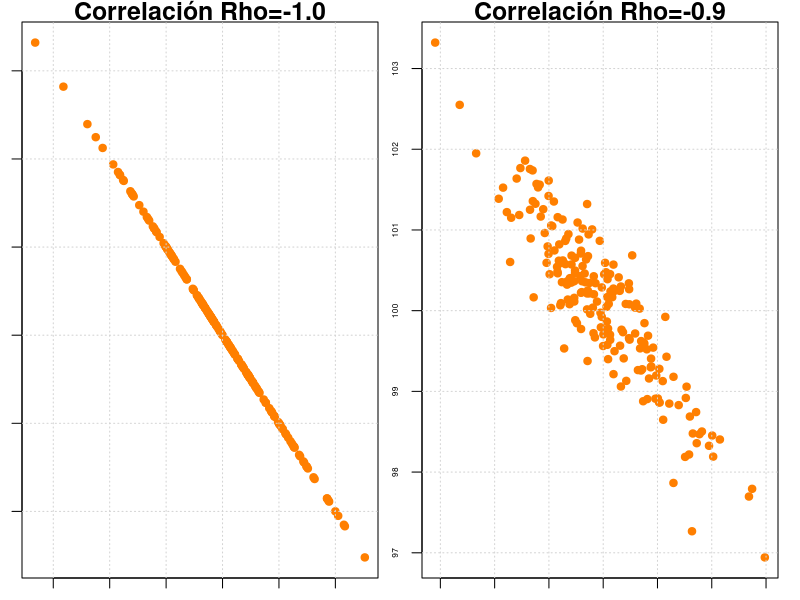
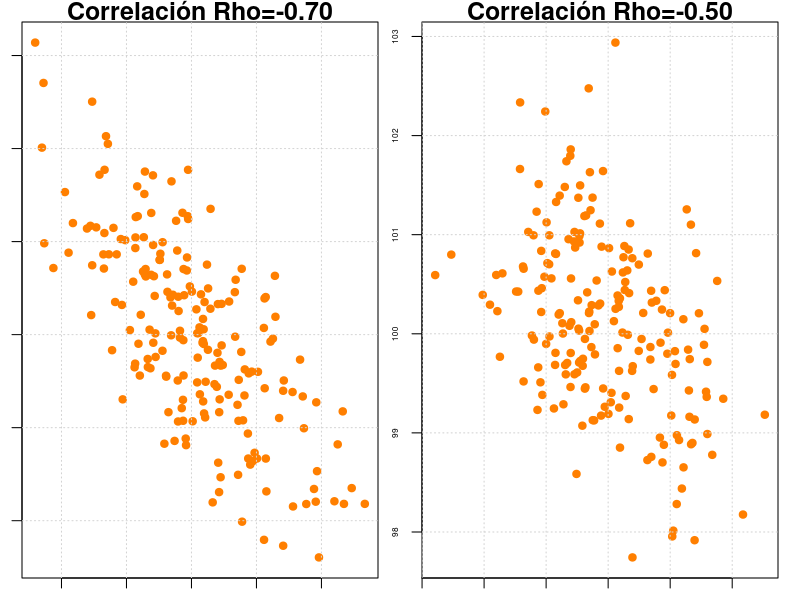
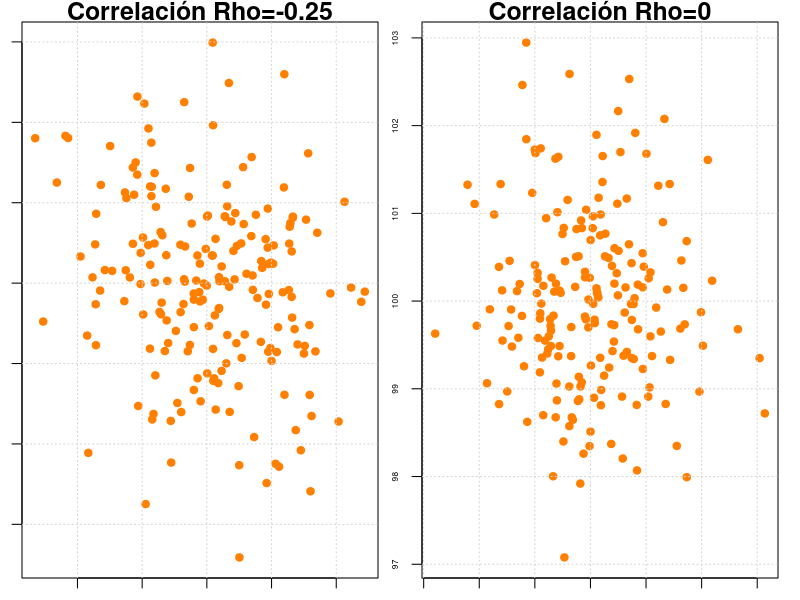
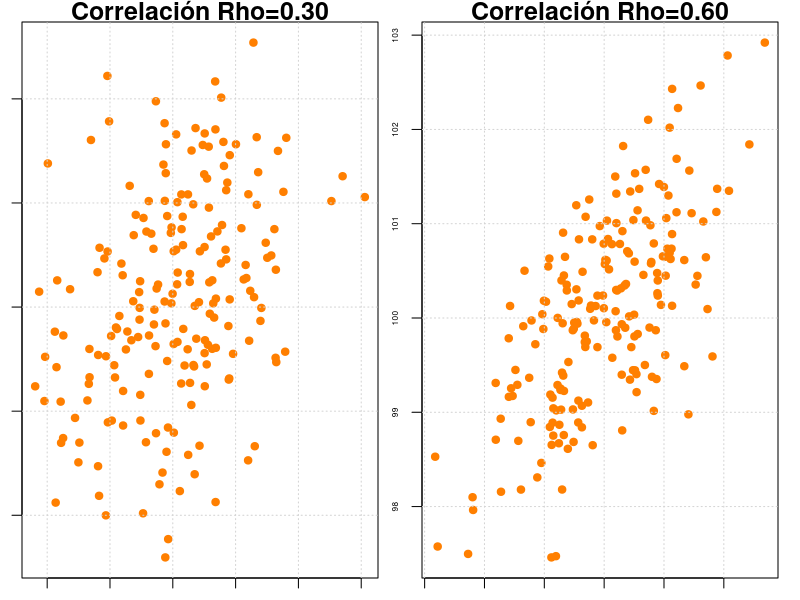
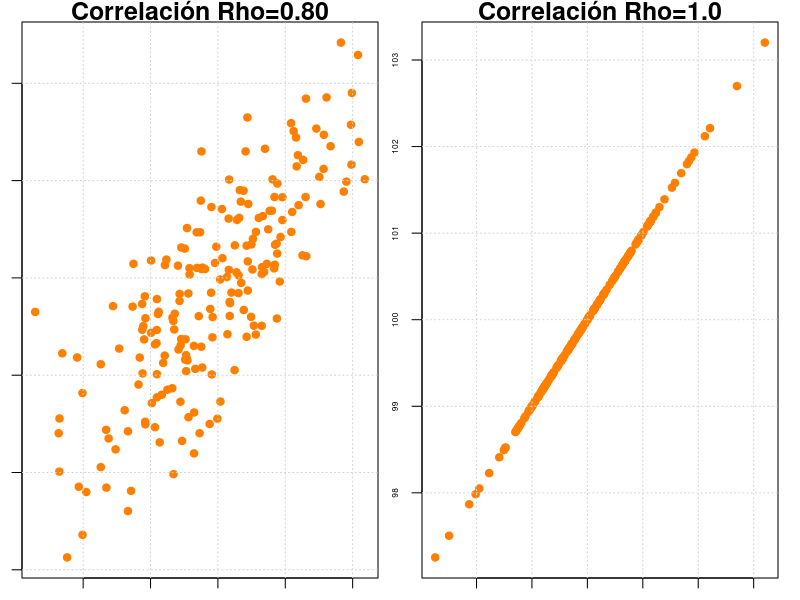
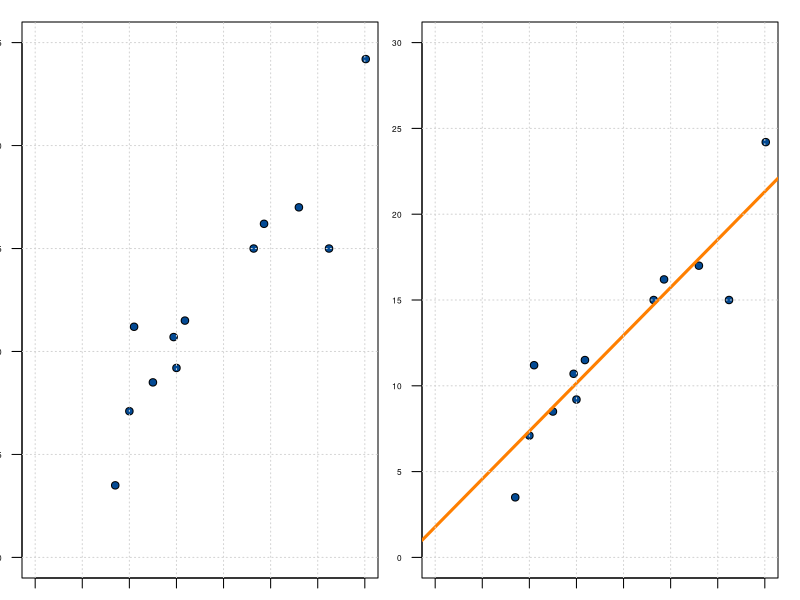
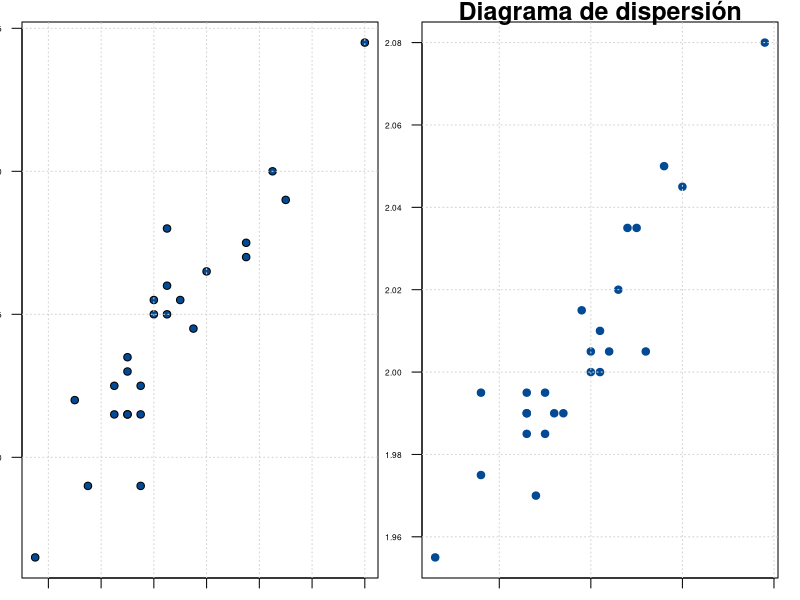
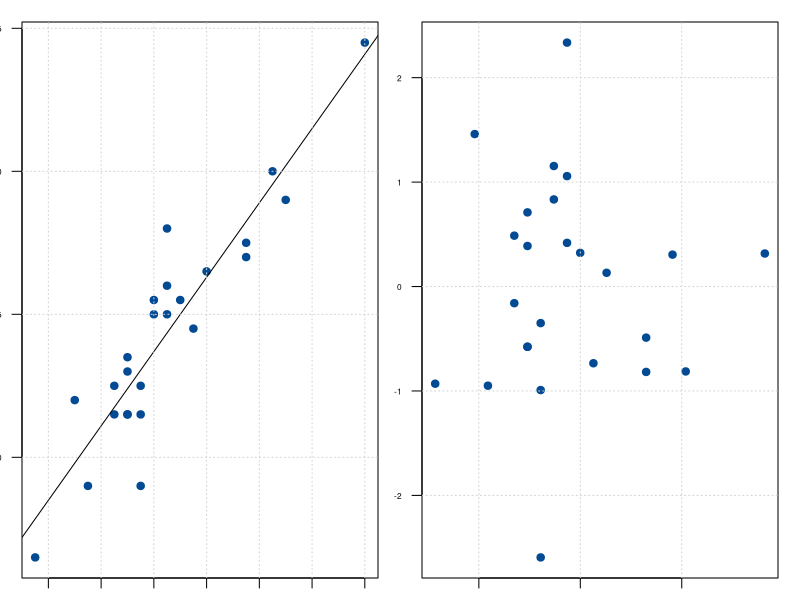

Here is the R script that generated these plots, in order: (Note: this script raises an error after producing the figures.)
## ---- chunk 1
knitr::opts_chunk$set(echo = TRUE, comment = NA)

c1 ="#FF7F00"  # naranja - color primario 
c2 ="#034A94"  # azul oscuro - color secundario
c3 ="#0EB0C6"  # azul claro - color terciario
c4 ="#686868"  # gris - color texto
## ---- chunk 2
gen.corr.data<- function(rho,n){
  x <- rnorm(n)
  z <- rnorm(n)
  y<- rho*x + sqrt(1-rho^2)*z
    result <-cbind(y,x)
  return(result)
}
par(mfrow = c(1, 2),
    mar = c(1, 1, 1, 1) + 0.1,
                cex.lab=.5,  # tamaño de etiqueta ejes
                cex.axis=.5, # tamaño escalas de los ejes 
                cex.main=1.5, # tamaño del titulo
                cex.sub=.5)

muestra<-gen.corr.data(-1,200)
x=muestra[,2]+100
y=muestra[,1]+100
plot(x,y, pch=19,main="Correlación Rho=-1.0", col =c1)
grid()

muestra<-gen.corr.data(-0.90,200)
x=muestra[,2]+100
y=muestra[,1]+100
plot(x,y, pch=19,main="Correlación Rho=-0.9", col =c1)
grid()

muestra<-gen.corr.data(-0.7,200)
x=muestra[,2]+100
y=muestra[,1]+100
plot(x,y, pch=19,main="Correlación Rho=-0.70", col =c1)
grid()

muestra<-gen.corr.data(-0.50,200)
x=muestra[,2]+100
y=muestra[,1]+100
plot(x,y, pch=19,main="Correlación Rho=-0.50", col =c1)
grid()

muestra<-gen.corr.data(-0.25,200)
x=muestra[,2]+100
y=muestra[,1]+100
plot(x,y, pch=19,main="Correlación Rho=-0.25", col =c1)
grid()

muestra<-gen.corr.data(0,200)
x=muestra[,2]+100
y=muestra[,1]+100
plot(x,y, pch=19,main="Correlación Rho=0", col =c1)
grid()


muestra<-gen.corr.data(0.3,200)
x=muestra[,2]+100
y=muestra[,1]+100
plot(x,y, pch=19,main="Correlación Rho=0.30", col =c1)
grid()


muestra<-gen.corr.data(0.60,200)
x=muestra[,2]+100
y=muestra[,1]+100
plot(x,y, pch=19,main="Correlación Rho=0.60", col =c1)
grid()


muestra<-gen.corr.data(0.8,200)
x=muestra[,2]+100
y=muestra[,1]+100
plot(x,y, pch=19,main="Correlación Rho=0.80", col =c1)
grid()

muestra<-gen.corr.data(1,200)
x=muestra[,2]+100
y=muestra[,1]+100
plot(x,y, pch=19,main="Correlación Rho=1.0", col =c1)
grid()

## ---- chunk 3
x=c(24.3,12.5,31.2,28,35.1,10.5,23.2,10,8.5,15.9,14.7,15)
y=c(16.2,8.5,15,17,24.2,11.2,15,7.1,3.5,11.5,10.7,9.2)

plot(x,y, xlab = "Ingresos", ylab = "Consumo",
pch=21, bg=c2, xlim=c(0,35), ylim=c(0,25), las=1)
grid()
## ---- chunk 4
plot(x,y, xlab = "Ingresos", ylab = "Consumo",
pch=21, bg=c2, xlim=c(0,35), ylim=c(0,30), las=1)
regresion=lm(y ~ x)
abline(regresion, col=c1, lwd=3)
grid()
## ---- chunk 5
regresion=lm(y ~ x)
summary(regresion)
## ---- chunk 6
yhat=predict(regresion)
u=yhat-y
u
## ---- chunk 7

summary(u)
t.test(u, mu=0)
## ---- chunk 8
lmtest::gqtest(y~x)
## ---- chunk 9
shapiro.test(u)
## ---- chunk 10
lmtest::dwtest(y~x)
## ---- chunk 11
summary(regresion)
## ---- chunk 12
anova(regresion)
## ---- chunk 13
	y=c(2.745, 2.700, 2.690, 2.680, 2.675, 2.670, 2.665, 2.660, 2.655, 2.655, 2.650, 2.650, 2.645, 2.635, 2.630, 2.625, 2.625, 2.620, 2.615, 2.615, 2.615, 2.615, 2.590, 2.590, 2.565)
	x=c(2.080, 2.045, 2.050, 2.005, 2.035, 2.035, 2.020, 2.005, 2.010, 2.000, 2.000, 2.005, 2.015, 1.990, 1.990, 1.995, 1.985, 1.970, 1.985, 1.990, 1.995, 1.990, 1.975, 1.995, 1.955)

plot(x,y, xlab = "peso inicial", ylab = "peso final", pch=21, bg=c2, las=1)
grid()
## ---- chunk 14
y=c(2.745, 2.700, 2.690, 2.680, 2.675, 2.670, 2.665, 2.660, 2.655, 2.655, 2.650, 2.650, 2.645, 2.635, 2.630, 2.625, 2.625, 2.620, 2.615, 2.615, 2.615, 2.615, 2.590, 2.590, 2.565)
x=c(2.080, 2.045, 2.050, 2.005, 2.035, 2.035, 2.020, 2.005, 2.010, 2.000, 2.000, 2.005, 2.015, 1.990, 1.990, 1.995, 1.985, 1.970, 1.985, 1.990, 1.995, 1.990, 1.975, 1.995, 1.955)
	
unos=rep(1,25)       # vector de unos
X=matrix(c(unos,x),nrow=25) # matriz X 
	
# Estimador MCO - Enfoque matricial
b=solve(t(X)%*%X)%*%(t(X)%*%y)
b    # vector de estimadores 
## ---- chunk 15
regresion=lm(y~x)
summary(regresion)
## ---- chunk 16
residuos=regresion$residuals
summary(residuos)
t.test(residuos)
## ---- chunk 17
# Es necesario cargar el paquete 
library(lmtest)
dwtest(y~x)
## ---- chunk 18
	shapiro.test(residuos)
## ---- chunk 19
# Supuesto de varianza constante de errores o homoscedasticidad
summary(lm(residuos^2 ~ x))
## ---- chunk 20
y=c(2.745, 2.700, 2.690, 2.680, 2.675, 2.670, 2.665, 2.660, 2.655, 2.655, 2.650, 2.650, 2.645, 2.635, 2.630, 2.625, 2.625, 2.620, 2.615, 2.615, 2.615, 2.615, 2.590, 2.590, 2.565)
x=c(2.080, 2.045, 2.050, 2.005, 2.035, 2.035, 2.020, 2.005, 2.010, 2.000, 2.000, 2.005, 2.015, 1.990, 1.990, 1.995, 1.985, 1.970, 1.985, 1.990, 1.995, 1.990, 1.975, 1.995, 1.955)
		
		# Descriptivas
		summary(y); summary(x)
## ---- chunk 21
# Diagrama de dispersión X vs Y
plot(y,x, main="Diagrama de dispersión",xlab="X:Peso inicial", 
     ylab="Y:Peso final", pch=19, col = c2, las=1)
grid()

## ---- chunk 22
# Estimación por MCO
		regresion=lm(y~x)
		summary(regresion)
		confint(regresion)
		plot(y~x, xlab = "Peso inicial", ylab = "Peso final", pch=19, las=1, col= c2)
		abline(regresion)
		grid()
## ---- chunk 23
# Analisis de la varianza
		anova(regresion)
## ---- chunk 24
# Residuos
		residuos <- rstandard(regresion)
		valores.ajustados <- fitted(regresion)
		plot(valores.ajustados, residuos, las =1, pch=19, col=c2)
		grid()
## ---- chunk 25
# Diagnostico de normalidad
		qqnorm(residuos, main="Normalidad de los Residuales")
		qqline(residuos)
		plot(y,x, xlab = "peso-F", ylab = "peso-b", las=1, pch=19, col =c2)
		abline(y~x)
		grid()
## ---- chunk 26
# validación de supuestos del modelo
		residuos=rstandard(regresion)
		valores.ajustados <- fitted(regresion)
		plot(valores.ajustados, residuos)
		lmtest::dwtest(y~x)
		lmtest::bgtest(y~x)
		lmtest::resettest(y~x , power=2, type="regressor")
		shapiro.test(residuos)
## ---- chunk 27
par(mfrow = c(4, 2))
curve(.2*x^2, from=1, to=50, n=500, xlab="x", ylab="y",col="blue", lwd=3, main="(1a)")
curve(exp(-2*x), from=1, to=4, n=500, xlab="x", ylab="y",col="blue", lwd=3, main="(1a)")
curve(2-3*log(x), from=1, to=20, n=500, xlab="xvalue", ylab="yvalue",col="blue", lwd=3, main="(1a)")
curve(.5*x^1, from=1, to=5, n=500, xlab="x", ylab="y",col="red", lwd=2, main="(1b)")
curve(2+log(x), from=1, to=20, n=500, xlab="xvalue", ylab="yvalue",col="red", lwd=3, main="(1b)")
curve(.2*x^0.1, from=1, to=20, n=500, xlab="x", ylab="y",col="green", lwd=3, main="(1c)")
curve(exp(2*x), from=2, to=5, n=500, xlab="x", ylab="y",col="green", lwd=3, main="(1c)")
curve(2+3*log(x), from=1, to=20, n=500, xlab="xvalue", ylab="yvalue",col="green", lwd=3, main="(1c)")
## ---- chunk 28
x=c(939,5796,289,283,138,2698,663,1069,5945,4159,1266,1481,4716)
y=c(251,4690,124,294,138,1085,345,355,5753,1377,802,945,2327)
plot(x,y, pch=19, col=c2)
grid()
## ---- chunk 29
modelo1=lm(y~x)
summary(modelo1)
## ---- chunk 30
modelo2=lm(log(y)~x)
summary(modelo2)
## ---- chunk 31
modelo3=lm(log(y)~log(x))
summary(modelo3)
## ---- chunk 32
modelo4=lm(y~log(x))
summary(modelo4)
## ---- chunk 33
x=c(24.3,12.5,31.2,28,35.1,10.5,23.2,10,8.5,15.9,14.7,15)
y=c(16.2,8.5,15,17,24.2,11.2,15,7.1,3.5,11.5,10.7,9.2)
		
regresion=lm(y ~ x)
summary(regresion)
nuevo <- data.frame(x=18)
predict(object=regresion, newdata=nuevo, interval="predict", level=0.95)
## ---- chunk 34
predict(object=regresion, newdata=nuevo, interval="confidence", level=0.95)
## ---- chunk 35
knitr::include_graphics("img/codigoR.png")
